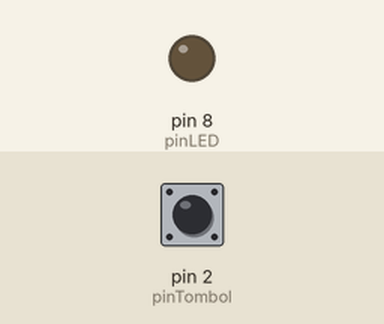
The sketch below on a simulated Arduino Uno, built with avr-gcc and run on an emulated ATmega328P. On the bench: output pins drawn as LEDs (lit = HIGH). The inputs (shaded band) are chosen by the test bench; at power-on: pin 2 (pinTombol) LOW.

Above: at 1.2 s.
1.3 s: pin 2 (pinTombol) pulled HIGH for 0.15 s
At 2.1 s:
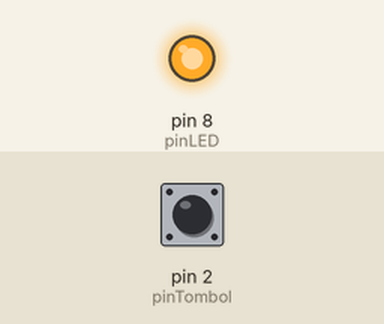
2.9 s: pin 2 (pinTombol) pulled HIGH for 1 s
At 4.5 s:
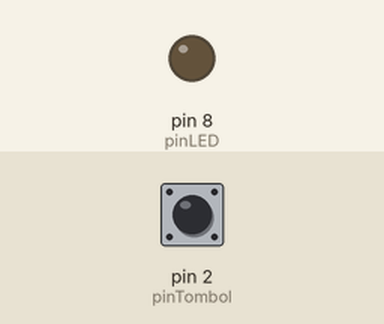
5.4 s: pin 2 (pinTombol) pulled HIGH for 3.2 s
At 9.3 s:
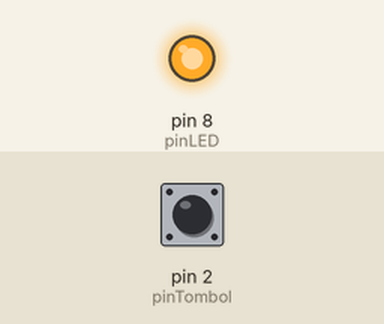
Timing chart, 0 to 10.8 s (numbered marks = the images above; inputs shaded):
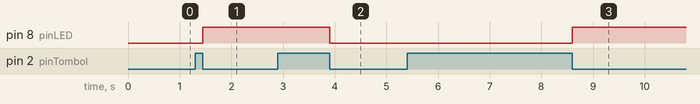

Measured:
- after the input at 1.3 s, pin 8 (pinLED): LOW → HIGH after 0.15 s
- after the input at 2.9 s, pin 8 (pinLED): HIGH → LOW after 1.0 s
- after the input at 5.4 s, pin 8 (pinLED): LOW → HIGH after 3.2 s

The sketch:

1Led1Saklar_2_.ino
```cpp
const int pinTombol = 2;  // pin tombol
const int pinLED = 8;    // pin LED

bool statusAkhirTombol = LOW;
bool statusLED = LOW;

void setup() {
  pinMode(pinLED, OUTPUT);
  pinMode(pinTombol, INPUT);
}

void loop() {
  bool statusTombol = digitalRead(pinTombol);
  if (statusTombol != statusAkhirTombol) {
    statusAkhirTombol = statusTombol;
    if (statusTombol == LOW) {
      statusLED = (statusLED == HIGH) ? LOW: HIGH;
      digitalWrite(pinLED, statusLED);
    }
  }
}
```
